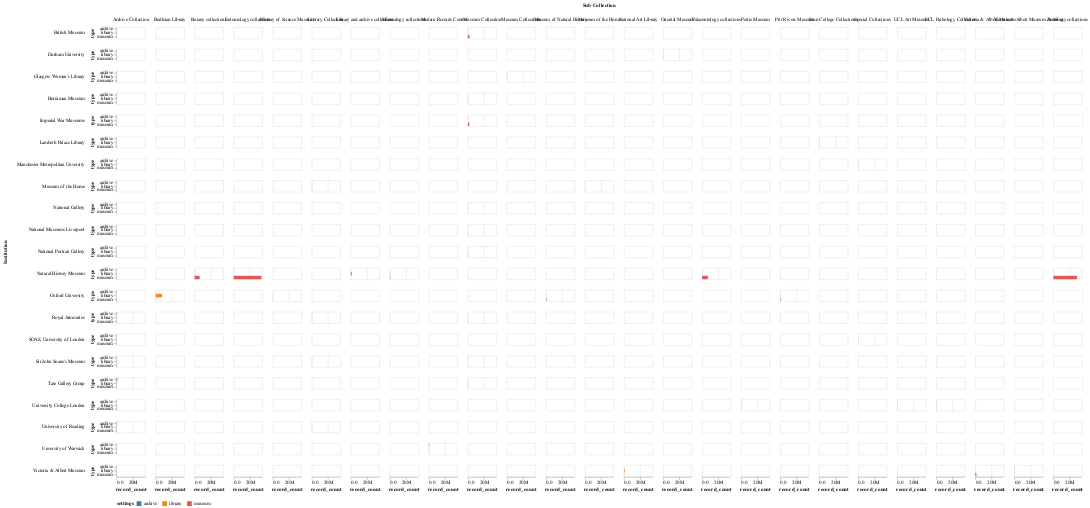

This figure's notebook cell:
### Code cell
alt.Chart(records_data, width=60, height=alt.Step(8)).mark_bar().encode(
    alt.Y("type:N"),
    alt.X("record_count:Q"),
    alt.Color("type:N").title("settings").legend(orient="bottom", titleOrient="left"),
    alt.Row("institution:N").title("Institution").header(labelAngle=0, labelAlign='left' ),
    alt.Column("subcollection:N").title("Sub Collection"),
).configure(numberFormat='.2s')

### Figure 1 — Vega-Lite specification as saved in the notebook (floating-point values rounded to 4 significant figures)
{"config": {"view": {"continuousWidth": 300, "continuousHeight": 300}, "numberFormat": ".2s"}, "data": {"name": "data-12b097995b6236260bf4e24f871dc0bb"}, "mark": {"type": "bar"}, "encoding": {"color": {"field": "type", "legend": {"orient": "bottom", "titleOrient": "left"}, "title": "settings", "type": "nominal"}, "column": {"field": "subcollection", "title": "Sub Collection", "type": "nominal"}, "row": {"field": "institution", "header": {"labelAngle": 0, "labelAlign": "left"}, "title": "Institution", "type": "nominal"}, "x": {"field": "record_count", "type": "quantitative"}, "y": {"field": "type", "type": "nominal"}}, "height": {"step": 8}, "width": 60, "$schema": "https://vega.github.io/schema/vega-lite/v5.17.0.json", "datasets": {"data-12b097995b6236260bf4e24f871dc0bb": [{"institution": "Oxford University", "subcollection": "History of Science Museum", "sector": "university", "type": "museum", "topic": "science", "precision": "estimate", "record_count": 33592}, {"institution": "Oxford University", "subcollection": "Museum of Natural History", "sector": "university", "type": "museum", "topic": "nature", "precision": "estimate", "record_count": 505745}, {"institution": "Oxford University", "subcollection": "Pitt Rivers Museum", "sector": "university", "type": "museum", "topic": "anthopology", "precision": "estimate", "record_count": 513107}, {"institution": "Durham University", "subcollection": "Oriental Museum", "sector": "university", "type": "museum", "topic": "art", "precision": "estimate", "record_count": 33234}, {"institution": "University College London", "subcollection": "Petrie Museum", "sector": "university", "type": "museum", "topic": "history", "precision": "estimate", "record_count": 83455}, {"institution": "University College London", "subcollection": "UCL Art Museum", "sector": "university", "type": "museum", "topic": "art", "precision": "estimate", "record_count": 10712}, {"institution": "University College London", "subcollection": "UCL Pathology Collection", "sector": "university", "type": "museum", "topic": "medicine", "precision": "estimate", "record_count": 8817}, {"institution": "University College London", "subcollection": "UCL Pathology Collection", "sector": "university", "type": "museum", "topic": "science", "precision": "estimate", "record_count": 1462}, {"institution": "Glasgow Woman's Library", "subcollection": "Museum Collections", "sector": "library", "type": "museum", "topic": "mixed", "precision": "estimate", "record_count": 3567}, {"institution": "Victoria & Albert Museum", "subcollection": "Victoria & Albert Museum", "sector": "dcms", "type": "museum", "topic": "art", "precision": "exact", "record_count": 1281326}, {"institution": "Museum of the Home", "subcollection": "Museum of the Home", "sector": "dcms", "type": "museum", "topic": "history", "precision": "exact", "record_count": 12200}, {"institution": "Horniman Museum", "subcollection": "Museum Collection", "sector": "dcms", "type": "museum", "topic": "history", "precision": "estimate", "record_count": 132612}, {"institution": "Imperial War Museums", "subcollection": "Museum Collection", "sector": "dcms", "type": "museum", "topic": "history", "precision": "estimate", "record_count": 1737698}, {"institution": "National Gallery", "subcollection": "Museum Collection", "sector": "dcms", "type": "museum", "topic": "history", "precision": "estimate", "record_count": 2626}, {"institution": "National Museums Liverpool", "subcollection": "Museum Collection", "sector": "dcms", "type": "museum", "topic": "history", "precision": "estimate", "record_count": 73682}, {"institution": "National Portrait Gallery", "subcollection": "Museum Collection", "sector": "dcms", "type": "museum", "topic": "history", "precision": "estimate", "record_count": 220000}, {"institution": "Natural History Museum", "subcollection": "Entomology collections", "sector": "dcms", "type": "museum", "topic": "nature", "precision": "estimate", "record_count": 34000000}, {"institution": "Natural History Museum", "subcollection": "Botany collections", "sector": "dcms", "type": "museum", "topic": "nature", "precision": "estimate", "record_count": 6000000}, {"institution": "Natural History Museum", "subcollection": "Zooology collections", "sector": "dcms", "type": "museum", "topic": "nature", "precision": "estimate", "record_count": 29000000}, {"institution": "Natural History Museum", "subcollection": "Palaeontology collections", "sector": "dcms", "type": "museum", "topic": "nature", "precision": "estimate", "record_count": 7000000}, {"institution": "Natural History Museum", "subcollection": "Mineralogy collections", "sector": "dcms", "type": "museum", "topic": "nature", "precision": "estimate", "record_count": 500000}, {"institution": "Natural History Museum", "subcollection": "Library and archive collections", "sector": "dcms", "type": "library", "topic": "nature", "precision": "estimate", "record_count": 1500000}, {"institution": "Royal Armouries", "subcollection": "Museum Collection", "sector": "dcms", "type": "museum", "topic": "nature", "precision": "estimate", "record_count": 65627}, {"institution": "Sir John Soane's Museum", "subcollection": "Museum Collection", "sector": "dcms", "type": "museum", "topic": "nature", "precision": "estimate", "record_count": 57164}, {"institution": "Tate Gallery Group", "subcollection": "Museum Collection", "sector": "dcms", "type": "museum", "topic": "nature", "precision": "estimate", "record_count": 79236}, {"institution": "British Museum", "subcollection": "Museum Collection", "sector": "dcms", "type": "museum", "topic": "nature", "precision": "estimate", "record_count": 2000000}, {"institution": "Oxford University", "subcollection": "History of Science Museum", "sector": "university", "type": "museum", "topic": "science", "precision": "estimate", "record_count": 21011}, {"institution": "Oxford University", "subcollection": "Bodleian Library", "sector": "university", "type": "library", "topic": "national", "precision": "estimate", "record_count": 8000000}, {"institution": "Manchester Metropolitan Unversity", "subcollection": "Special Collections", "sector": "university", "type": "library", "topic": "mixed", "precision": "estimate", "record_count": 28600}, {"institution": "SOAS, University of London", "subcollection": "Special Collections", "sector": "university", "type": "library", "topic": "mixed", "precision": "estimate", "record_count": 40337}, {"institution": "University of Reading", "subcollection": "Library Collection", "sector": "university", "type": "library", "topic": "history", "precision": "estimate", "record_count": 0}, {"institution": "Lambeth Palace Library", "subcollection": "Sion College Collections", "sector": "library", "type": "library", "topic": "theology", "precision": "estimate", "record_count": 15000}, {"institution": "Victoria & Albert Museum", "subcollection": "National Art Library", "sector": "dcms", "type": "library", "topic": "art", "precision": "estimate", "record_count": 849000}, {"institution": "Museum of the Home", "subcollection": "Library Collection", "sector": "dcms", "type": "library", "topic": "history", "precision": "exact", "record_count": 6290}, {"institution": "Royal Armouries", "subcollection": "Library Collection", "sector": "dcms", "type": "library", "topic": "nature", "precision": "estimate", "record_count": 65627}, {"institution": "Sir John Soane's Museum", "subcollection": "Library Collection", "sector": "dcms", "type": "library", "topic": "nature", "precision": "estimate", "record_count": 57164}, {"institution": "Unversity of Warwick", "subcollection": "Modern Records Centre", "sector": "university", "type": "archive", "topic": "mixed", "precision": "exact", "record_count": 367655}, {"institution": "University of Reading", "subcollection": "Archive Collection", "sector": "university", "type": "archive", "topic": "history", "precision": "estimate", "record_count": 186216}, {"institution": "Victoria & Albert Museum", "subcollection": "Victoria & Albert Museum Archives", "sector": "dcms", "type": "archive", "topic": "art", "precision": "exact", "record_count": 157054}, {"institution": "Royal Armouries", "subcollection": "Archive Collection", "sector": "dcms", "type": "archive", "topic": "nature", "precision": "estimate", "record_count": 130130}, {"institution": "Sir John Soane's Museum", "subcollection": "Archive Collection", "sector": "dcms", "type": "archive", "topic": "nature", "precision": "estimate", "record_count": 0}, {"institution": "Tate Gallery Group", "subcollection": "Archive Collection", "sector": "dcms", "type": "archive", "topic": "nature", "precision": "estimate", "record_count": 807060}]}}
